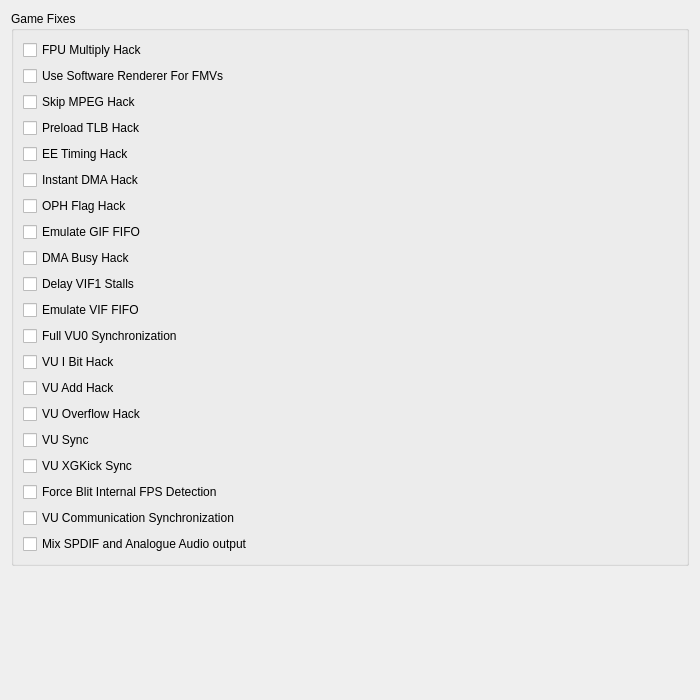
<?xml version="1.0" encoding="UTF-8"?>
<ui version="4.0">
 <class>GameFixSettingsWidget</class>
 <widget class="QWidget" name="GameFixSettingsWidget">
  <property name="geometry">
   <rect>
    <x>0</x>
    <y>0</y>
    <width>700</width>
    <height>700</height>
   </rect>
  </property>
  <layout class="QVBoxLayout" name="verticalLayout_3">
   <item>
    <widget class="QGroupBox" name="groupBox">
     <property name="title">
      <string>Game Fixes</string>
     </property>
     <layout class="QVBoxLayout" name="verticalLayout_2">
      <item>
       <widget class="QCheckBox" name="FpuMulHack">
        <property name="text">
         <string extracomment="FPU = Floating Point Unit. A part of the PS2's CPU. Do not translate.\nMultiply: mathematical term.\nTales of Destiny: a game's name. Leave as-is or use an official translation.">FPU Multiply Hack</string>
        </property>
       </widget>
      </item>
      <item>
       <widget class="QCheckBox" name="SoftwareRendererFMVHack">
        <property name="text">
         <string extracomment="FMV: Full Motion Video. Find the common used term in your language.">Use Software Renderer For FMVs</string>
        </property>
       </widget>
      </item>
      <item>
       <widget class="QCheckBox" name="SkipMPEGHack">
        <property name="text">
         <string extracomment="MPEG: video codec, leave as-is. FMV: Full Motion Video. Find the common used term in your language.">Skip MPEG Hack</string>
        </property>
       </widget>
      </item>
      <item>
       <widget class="QCheckBox" name="GoemonTlbHack">
        <property name="text">
         <string extracomment="TLB: Translation Lookaside Buffer. Leave as-is. Goemon: name of a character from the series with his name. Leave as-is or use an official translation.">Preload TLB Hack</string>
        </property>
       </widget>
      </item>
      <item>
       <widget class="QCheckBox" name="EETimingHack">
        <property name="text">
         <string extracomment="EE: Emotion Engine. Leave as-is.">EE Timing Hack</string>
        </property>
       </widget>
      </item>
      <item>
       <widget class="QCheckBox" name="InstantDMAHack">
        <property name="text">
         <string extracomment="DMA: Direct Memory Access. Leave as-is.">Instant DMA Hack</string>
        </property>
       </widget>
      </item>
      <item>
       <widget class="QCheckBox" name="OPHFlagHack">
        <property name="text">
         <string extracomment="OPH: Name of a flag (Output PatH) in the GIF_STAT register in the EE. Leave as-is.\nBleach Blade Battles: a game's name. Leave as-is or use an official translation.">OPH Flag Hack</string>
        </property>
       </widget>
      </item>
      <item>
       <widget class="QCheckBox" name="GIFFIFOHack">
        <property name="text">
         <string extracomment="GIF = GS (Graphics Synthesizer, the GPU) Interface. Leave as-is.\nFIFO = First-In-First-Out, a type of buffer. Leave as-is.">Emulate GIF FIFO</string>
        </property>
       </widget>
      </item>
      <item>
       <widget class="QCheckBox" name="DMABusyHack">
        <property name="text">
         <string extracomment="DMA: Direct Memory Access. Leave as-is.">DMA Busy Hack</string>
        </property>
       </widget>
      </item>
      <item>
       <widget class="QCheckBox" name="VIF1StallHack">
        <property name="text">
         <string extracomment="VIF = VU (Vector Unit) Interface. Leave as-is. SOCOM 2 and Spy Hunter: names of two different games. Leave as-is or use an official translation.\nHUD = Heads-Up Display. The games' interfaces.">Delay VIF1 Stalls</string>
        </property>
       </widget>
      </item>
      <item>
       <widget class="QCheckBox" name="VIFFIFOHack">
        <property name="text">
         <string extracomment="VIF = VU (Vector Unit) Interface. Leave as-is.\nFIFO = First-In-First-Out, a type of buffer. Leave as-is.">Emulate VIF FIFO</string>
        </property>
       </widget>
      </item>
      <item>
       <widget class="QCheckBox" name="FullVU0SyncHack">
        <property name="text">
         <string extracomment="VU0 = VU (Vector Unit) 0. Leave as-is.">Full VU0 Synchronization</string>
        </property>
       </widget>
      </item>
      <item>
       <widget class="QCheckBox" name="IbitHack">
        <property name="text">
         <string extracomment="VU = Vector Unit. Leave as-is.\nI Bit = A bit referred as I, not as 1.\nScarface The World is Yours and Crash Tag Team Racing: names of two different games. Leave as-is or use an official translation.">VU I Bit Hack</string>
        </property>
       </widget>
      </item>
      <item>
       <widget class="QCheckBox" name="VuAddSubHack">
        <property name="text">
         <string extracomment="VU = Vector Unit. Leave as-is.\nTri-Ace: a game development company name. Leave as-is.">VU Add Hack</string>
        </property>
       </widget>
      </item>
      <item>
       <widget class="QCheckBox" name="VUOverflowHack">
        <property name="text">
         <string extracomment="VU = Vector Unit. Leave as-is.\nSuperman Returns: a game's name. Leave as-is or use an official translation.">VU Overflow Hack</string>
        </property>
       </widget>
      </item>
      <item>
       <widget class="QCheckBox" name="VUSyncHack">
        <property name="text">
         <string extracomment="VU = Vector Unit. Leave as-is.\nRun Behind: watch out for misleading capitalization for non-English: this refers to making the VUs run behind (delayed relative to) the EE.\nM-Bit: a bitflag in VU instructions that tells VU0 to synchronize with the EE. M-Bit Game: A game that uses instructions with the M-Bit enabled (unofficial PCSX2 name).">VU Sync</string>
        </property>
       </widget>
      </item>
      <item>
       <widget class="QCheckBox" name="XgKickHack">
        <property name="text">
         <string extracomment="VU = Vector Unit. Leave as-is.\nXGKick: the name of one of the VU's instructions. Leave as-is.">VU XGKick Sync</string>
        </property>
       </widget>
      </item>
      <item>
       <widget class="QCheckBox" name="BlitInternalFPSHack">
        <property name="text">
         <string extracomment="Blit = a data operation. You might want to write it as-is, but fully uppercased. More information: https://en.wikipedia.org/wiki/Bit_blit  This option tells PCSX2 to estimate internal FPS by detecting blits (image copies) onto visible display memory.">Force Blit Internal FPS Detection</string>
        </property>
       </widget>
      </item>
      <item>
       <widget class="QCheckBox" name="VUCommunicationHack">
        <property name="text">
         <string>VU Communication Synchronization</string>
        </property>
       </widget>
      </item>
      <item>
       <widget class="QCheckBox" name="MixSpdifAnalogHack">
        <property name="text">
         <string>Mix SPDIF and Analogue Audio output</string>
        </property>
       </widget>
      </item>
     </layout>
    </widget>
   </item>
   <item>
    <spacer name="verticalSpacer">
     <property name="orientation">
      <enum>Qt::Orientation::Vertical</enum>
     </property>
     <property name="sizeHint" stdset="0">
      <size>
       <width>20</width>
       <height>0</height>
      </size>
     </property>
    </spacer>
   </item>
  </layout>
 </widget>
 <tabstops>
  <tabstop>FpuMulHack</tabstop>
  <tabstop>SoftwareRendererFMVHack</tabstop>
  <tabstop>SkipMPEGHack</tabstop>
  <tabstop>GoemonTlbHack</tabstop>
  <tabstop>EETimingHack</tabstop>
  <tabstop>InstantDMAHack</tabstop>
  <tabstop>OPHFlagHack</tabstop>
  <tabstop>GIFFIFOHack</tabstop>
  <tabstop>DMABusyHack</tabstop>
  <tabstop>VIF1StallHack</tabstop>
  <tabstop>VIFFIFOHack</tabstop>
  <tabstop>FullVU0SyncHack</tabstop>
  <tabstop>IbitHack</tabstop>
  <tabstop>VuAddSubHack</tabstop>
  <tabstop>VUOverflowHack</tabstop>
  <tabstop>VUSyncHack</tabstop>
  <tabstop>XgKickHack</tabstop>
  <tabstop>BlitInternalFPSHack</tabstop>
  <tabstop>VUCommunicationHack</tabstop>
  <tabstop>MixSpdifAnalogHack</tabstop>
 </tabstops>
 <resources>
  <include location="../resources/resources.qrc"/>
 </resources>
 <connections/>
</ui>
